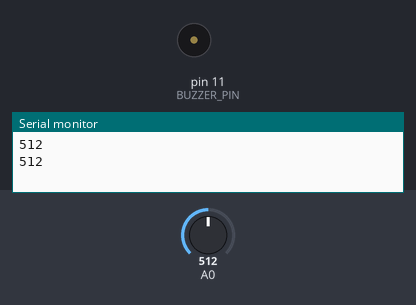
This sketch was run on a simulated Arduino Uno, built with avr-gcc and run on an emulated ATmega328P. Shown: buzzer (waves = sounding), the last lines printed to the serial monitor. The test bench sets the inputs (shaded band); at power-on: A0 = 512.

Above: at 1.8 s.
1.9 s: A0 set to 409
3.4 s: A0 set to 382
At 5.2 s:
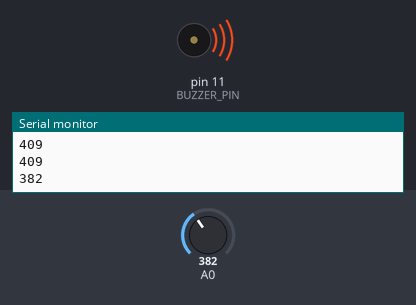
Timing chart, 0 to 6.7 s (numbered marks = the images above; inputs shaded):
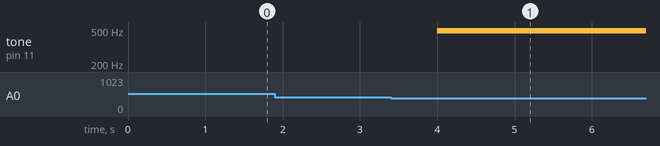

The sketch:

Rain.ino
```cpp
#define BUZZER_PIN 11


 void setup() {
  // put your setup code here, to run once:
  pinMode(BUZZER_PIN,OUTPUT);
Serial.begin(9600);
}

void loop() {
  // put your main code here, to run repeatedly:
  int sensorValue = analogRead(A0);
  Serial.println(sensorValue);
  if(sensorValue<400){
    analogWrite(BUZZER_PIN, 1000);
    delay(1000);
  }
  else{
    analogWrite(BUZZER_PIN, 0);
  }
  delay(1000);

}
```

Measured:
- the behaviour switches between 400 and 399 on A0 (found by bisection; images 0 and 1)
- after the input at 3.4 s, tone on pin 11 (BUZZER_PIN): silent → 490 Hz after 0.60 s
